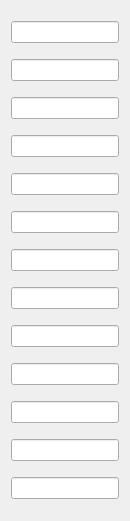
   <widget class="QWidget" name="layoutWidget">
    <property name="geometry">
     <rect>
      <x>410</x>
      <y>10</y>
      <width>61</width>
      <height>521</height>
     </rect>
    </property>
    <layout class="QVBoxLayout" name="verticalLayout">
     <item>
      <widget class="QLineEdit" name="item_1_value"/>
     </item>
     <item>
      <widget class="QLineEdit" name="item_2_value">
       <property name="sizePolicy">
        <sizepolicy hsizetype="Fixed" vsizetype="Fixed">
         <horstretch>50</horstretch>
         <verstretch>20</verstretch>
        </sizepolicy>
       </property>
       <property name="text">
        <string/>
       </property>
      </widget>
     </item>
     <item>
      <widget class="QLineEdit" name="item_3_value"/>
     </item>
     <item>
      <widget class="QLineEdit" name="item_4_value"/>
     </item>
     <item>
      <widget class="QLineEdit" name="item_5_value"/>
     </item>
     <item>
      <widget class="QLineEdit" name="item_6_value"/>
     </item>
     <item>
      <widget class="QLineEdit" name="item_7_value"/>
     </item>
     <item>
      <widget class="QLineEdit" name="item_8_value"/>
     </item>
     <item>
      <widget class="QLineEdit" name="item_9_value"/>
     </item>
     <item>
      <widget class="QLineEdit" name="item_10_value"/>
     </item>
     <item>
      <widget class="QLineEdit" name="item_11_value"/>
     </item>
     <item>
      <widget class="QLineEdit" name="item_12_value"/>
     </item>
     <item>
      <widget class="QLineEdit" name="item_13_value"/>
     </item>
    </layout>
   </widget>
